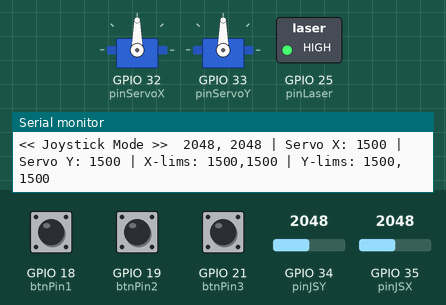
The sketch below on a simulated ESP32. On the bench: 2 × servo, switched loads named in the sketch (green lamp = pin HIGH), the last lines printed to the serial monitor. The inputs (shaded band) are chosen by the test bench; at power-on: GPIO 34 (pinJSY) = 2048, GPIO 35 (pinJSX) = 2048, GPIO 19 (btnPin2) HIGH, GPIO 18 (btnPin1) HIGH, GPIO 21 (btnPin3) HIGH (analog values on the 0–4095 scale).

Above: at 1.2 s.
1.3 s: GPIO 34 (pinJSY) set to 22
4.3 s: GPIO 34 (pinJSY) set to 18
At 5.9 s:
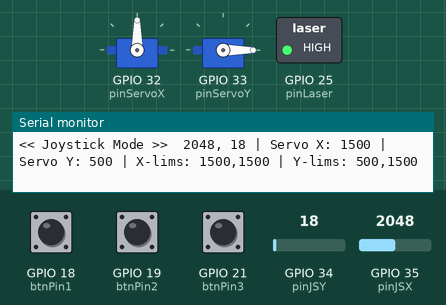
6.6 s: GPIO 35 (pinJSX) set to 21
9.6 s: GPIO 35 (pinJSX) set to 17
At 11.3 s:
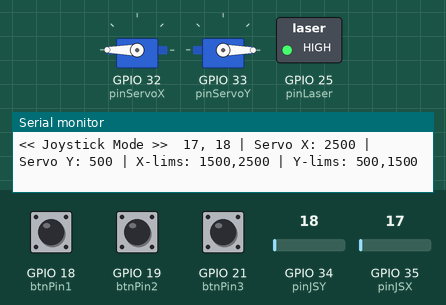
11.9 s: GPIO 19 (btnPin2) pulled LOW for 0.15 s
At 12.5 s:
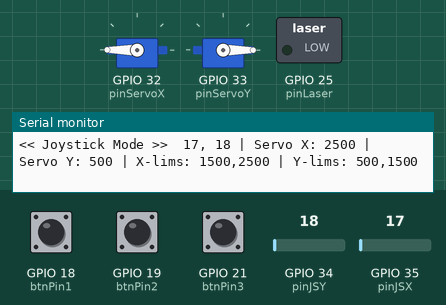
13.5 s: GPIO 34 (pinJSY) set to 4038
16.5 s: GPIO 34 (pinJSY) set to 4071
At 19.5 s:
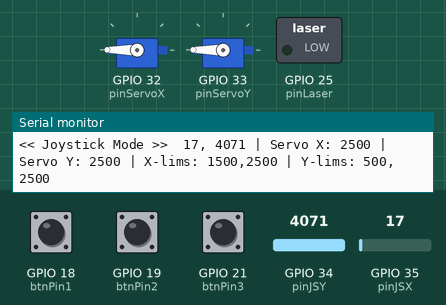
Timing chart, 0 to 20.5 s (numbered marks = the images above; inputs shaded):
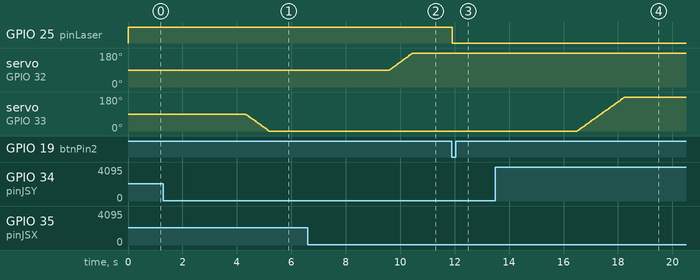

The sketch:

esp32_eye_control.ino
```cpp
/*
 * Ryan Siegel
 * University of Vermont
 * Department of Biomedical Engineering
 * CMPE 3815: Microcontroller Systems
 * 2025 NOV 12
 * The purpose of this script is to:
 * Receive ESP-NOW data from watch sensor bridge, and use to control 2axis servo
 *
 * The hardware set-up is:
 * Servo X on pin 32, Servo Y on pin 33
 * Buttons on 18, 19, 21
 * joystick x on 35, joystick y on 34
 * laser on 2
 */

// INIT ===+=== ===+=== ===+=== ===+=== ===+=== ===+=== ===+=== ===+=== ===+=== ===+===
#include <ESP32Servo.h>
#include <esp_now.h>
#include <WiFi.h>
#include <Arduino.h>

// declare servo
Servo servoX;
Servo servoY;
const int pinServoX = 32;
const int pinServoY = 33;

// setting bounding box
const int btnPin1 = 18;
const int btnPin2 = 19;
const int btnPin3 = 21;

// joystick for bounding box
const int pinJSX = 35;
const int pinJSY = 34;

// set laser on/off
const int pinLaser = 25;

// servo max PWM bounds
const int PWMMIN = 500;
const int PWMMAX = 2500;

// bounding box defined limits
int xMin = 1500; // starts at 90 deg
int xMax = 1500;
int yMin = 1500;
int yMax = 1500;


// Structure to receive data - must match sender
typedef struct struct_message {
  int xpos;
  int ypos;
  int button;
} struct_message;
struct_message myData;

// Parse Data from BT
void OnDataRecv(const esp_now_recv_info *recv_info, const uint8_t *incomingData, int len) {
  memcpy(&myData, incomingData, sizeof(myData));
}


// SETUP ===+=== ===+=== ===+=== ===+=== ===+=== ===+=== ===+=== ===+=== ===+=== ===+===
void setup() {
  Serial.begin(115200);
  Serial.println("Starting ESP-NOW Servo Controller...");

  // Initialize WiFi and ESP-NOW first
  WiFi.mode(WIFI_STA);
//  printMacAddress();

  if (esp_now_init() != ESP_OK) {
    Serial.println("Error initializing ESP-NOW");
    return;
  }

  // Register callback with correct signature
  esp_now_register_recv_cb(OnDataRecv);
  Serial.println("ESP-NOW initialized successfully");

  // Initialize servo system
  analogReadResolution(12);


  // set ESP32 PWM settings for Servo
  ESP32PWM::allocateTimer(0);
  ESP32PWM::allocateTimer(1);
  ESP32PWM::allocateTimer(2);
  ESP32PWM::allocateTimer(3);

  // set PWM frequency
  servoX.setPeriodHertz(50);
  servoY.setPeriodHertz(50);

  // attach servo
  servoX.attach(pinServoX, PWMMIN, PWMMAX);// change PWM pulses
  servoY.attach(pinServoY, PWMMIN, PWMMAX);

  // set servo to middle
  servoX.write(90);
  servoY.write(90);

  Serial.println("Servo Initialized");

  // set up joystick for boudning box
  pinMode(pinJSX, INPUT);
  pinMode(pinJSY, INPUT);

  // set button pins
  pinMode(btnPin1, INPUT_PULLUP);
  pinMode(btnPin2, INPUT_PULLUP);
  pinMode(btnPin3, INPUT_PULLUP);


  // set laser
  pinMode(pinLaser, OUTPUT);
  digitalWrite(pinLaser, HIGH);


  Serial.println("Setup complete - ready to receive commands");
}


// FUNCTIONS ===+=== ===+=== ===+=== ===+=== ===+=== ===+=== ===+=== ===+=== ===+=== ===+===
void writeServos(Servo &servo, int angPWM, int angMin, int angMax){
  // Write a given angle to the specified servo, ensuring within the
  // bounds given (defined/set via Joystick drawing)

  // make sure angle given is in range
  angPWM = constrain(angPWM, angMin, angMax);

  // write angles to servo
  servo.writeMicroseconds(angPWM);
  return;
}


byte button_debounce(int pin, bool prior) {
  bool currentVal = digitalRead(pin);
  if (currentVal != prior) {
    delay(10); // wait for bounce
    currentVal = digitalRead(pin);
  }
  return currentVal;
}


// LOOP ===+=== ===+=== ===+=== ===+=== ===+=== ===+=== ===+=== ===+=== ===+=== ===+=== ===+===
void loop() {
  //track angle & set initital position to center
  static int degXpwm = 1500;
  static int degYpwm = 1500;

  // read buttons
  static bool btn1Prior = 0;
  static bool btn2Prior = 0;
  static bool btn3Prior = 0;
  bool btn1val = button_debounce(btnPin1, btn1Prior);
  bool btn2val = button_debounce(btnPin2, btn2Prior);
  bool btn3val = digitalRead(btnPin3);

  // button 1 swithces between sensor & joystick
  static bool setState = 0; // 0-joystick, 1-wrist
  if (!btn1val && btn1val != btn1Prior)
  {
    setState = !setState;

    // reset lims when switched to joystick mode
    if (!setState)
    {
      xMin = degXpwm;
      xMax = degXpwm;
      yMin = degYpwm;
      yMax = degYpwm;
    }
  }

  // joystick button removes limits
  if (!btn3val)
  {
    xMin = PWMMIN;
    xMax = PWMMAX;
    yMin = PWMMIN;
    yMax = PWMMAX;
  }


  // button 2 toggles laser
  static bool laserState = 1;
  if (!btn2val && btn2val!= btn2Prior)
  {
    laserState= !laserState;
    digitalWrite(pinLaser, laserState);
  }

  // store button priors
  btn1Prior = btn1val;
  btn2Prior = btn2val;
  btn3Prior = btn3val;
//  delay(2);


  // ------------------- Control Servos -------------------

  // ------- servo via sensors -------
  if (setState)
  {
    // Get data from ESP-NOW
    int xpos = myData.xpos;
    int ypos = myData.ypos;
    int btn = myData.button;

    // update position from sensor bridge
    degXpwm += xpos;
    degYpwm += ypos;

    // constrain degrees
    degXpwm = constrain(degXpwm, xMin, xMax);
    degYpwm = constrain(degYpwm, yMin, yMax);

    // debug/view
    Serial.print("<< Sensor Mode >>  ");
    Serial.print(xpos); Serial.print(", ");
    Serial.print(ypos); Serial.print(", ");
    Serial.print(btn);

    Serial.print(" | Servo X: "); Serial.print(degXpwm);
    Serial.print(" | Servo Y: "); Serial.println(degYpwm);

    // set servos
    writeServos(servoX, degXpwm, xMin, xMax);
    writeServos(servoY, degYpwm, yMin, yMax);
  }


  // ------- servos via joystick -------
  else if (!setState)
  {
    // read values
    int potXVal = analogRead(pinJSX);
    int potYVal = analogRead(pinJSY);

    // Joystick processing parameters
    const int potLo = 20;
    const int potHi = 4070;
    const int degStep = 10; // 10us increments when outside deadzone


    // Process joystick input
    if (potXVal < potLo) degXpwm += degStep;
    else if (potXVal > potHi) degXpwm -= degStep;
    if (potYVal < potLo) degYpwm -= degStep;
    else if (potYVal > potHi) degYpwm += degStep;

    // constrain degrees
    degXpwm = constrain(degXpwm, PWMMIN, PWMMAX);
    degYpwm = constrain(degYpwm, PWMMIN, PWMMAX);

    // write servos based on joystick
    writeServos(servoX, degXpwm, PWMMIN, PWMMAX);
    writeServos(servoY, degYpwm, PWMMIN, PWMMAX);

    // set bounds based on current position
    xMin = min(xMin, degXpwm);
    xMax = max(xMax, degXpwm);
    yMin = min(yMin, degYpwm);
    yMax = max(yMax, degYpwm);

    Serial.print("<< Joystick Mode >>  ");
    Serial.print(potXVal); Serial.print(", ");
    Serial.print(potYVal);

    Serial.print(" | Servo X: "); Serial.print(degXpwm);
    Serial.print(" | Servo Y: "); Serial.print(degYpwm);

    Serial.print(" | X-lims: "); Serial.print(xMin); Serial.print(","); Serial.print(xMax);
    Serial.print(" | Y-lims: "); Serial.print(yMin); Serial.print(","); Serial.println(yMax);
  }


}

// ===+=== ===+=== ===+=== ===+=== ===+=== END OF SKETCH ===+=== ===+=== ===+=== ===+=== ===+===
```

Measured:
- the behaviour switches between 20 and 19 on GPIO 34 (pinJSY) (found by bisection; images 0 and 1)
- the behaviour switches between 20 and 19 on GPIO 35 (pinJSX) (found by bisection; images 1 and 2)
- the behaviour switches between 4070 and 4071 on GPIO 34 (pinJSY) (found by bisection; images 3 and 4)
- after the input at 4.3 s, servo on GPIO 33 (pinServoY): moves from 90° to 0° over 0.87 s, starting at once
- after the input at 9.6 s, servo on GPIO 32 (pinServoX): moves from 90° to 180° over 0.84 s, starting at once
- after the input at 11.9 s, GPIO 25 (pinLaser): HIGH → LOW at once
- after the input at 16.5 s, servo on GPIO 33 (pinServoY): moves from 0° to 180° over 1.7 s, starting at once
